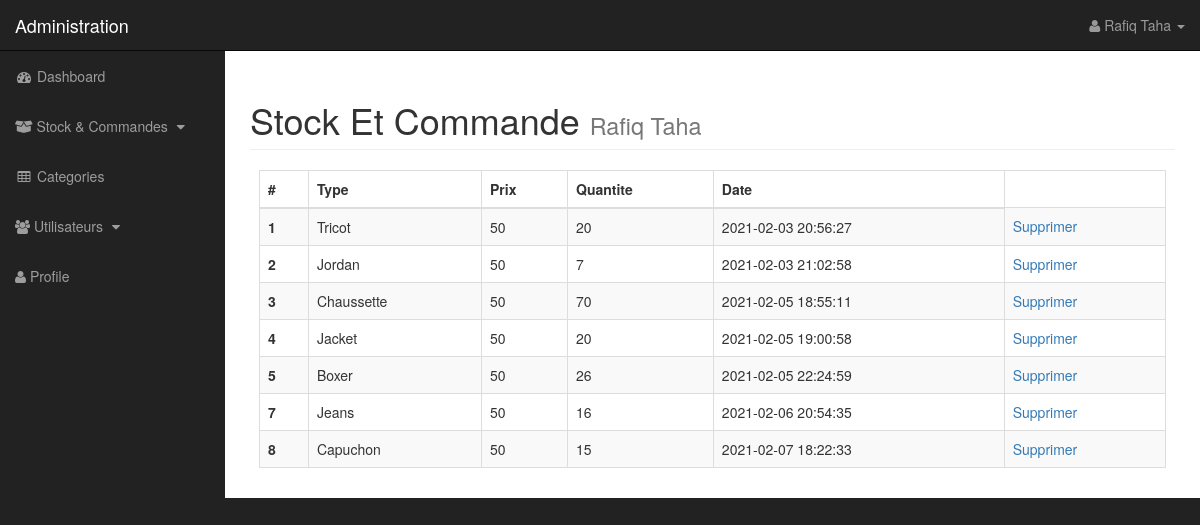
/stock_produit.php (signed in), run on the app's committed database.
### tables this page shows
CREATE TABLE `stock` (
  `id_produit` int(5) NOT NULL,
  `id_cat` int(5) NOT NULL,
  `prix_achat` int(3) NOT NULL,
  `quantite` int(11) NOT NULL,
  `date` timestamp NOT NULL DEFAULT current_timestamp()
);

CREATE TABLE `category` (
  `id_cat` int(3) NOT NULL,
  `cat_title` varchar(255) NOT NULL,
  `cat_image` text NOT NULL
);

### include/stock.php (the view, shortened to what this page needs)
  <div class="responsive-table">
  <table class="table table-striped table-bordered ">
    <thead>
      <tr>
        <th>#</th>
        <th>Type</th>
        <th>Prix</th>
        <th>Quantite</th>
        <th>Date</th>
      </tr>
    </thead>
    <tbody>
      <?php
      $query = "SELECT * FROM `stock`";
      $select_stock = mysqli_query($db , $query);
      while ($row = mysqli_fetch_array($select_stock)) {
        ?>
        <tr>
          <th><?php echo $row['id_produit'] ?></th>
          <?php
          $id_cat = $row['id_cat'];
          $query = "select cat_title from category WHERE id_cat = {$id_cat}";
          $select_type = mysqli_query($db , $query);
          $row_type = mysqli_fetch_array($select_type);
          ?><td><?php echo $row_type['cat_title'] ?></td>
          <td><?php echo $row['prix_achat'] ?></td>
          <td><?php echo $row['quantite'] ?></td>
          <td><?php echo $row['date'] ?></td>
          <td> <a onClick="javascript: return confirm('voulez vous vraiment suppeimer ce produit ?!');"  href="stock_produit.php?source=achat&delete=<?php echo $row['id_produit']; ?>">Supprimer</a> </td>
        </tr>
        <?php
      }
       ?>
    </tbody>
  </table>
</div>

### include/header.php (shortened to what this page needs)
<!DOCTYPE html>
<html lang="en">
<head>
    <link rel="stylesheet" href="css/style.css">
    <link rel="stylesheet" href="https://cdnjs.cloudflare.com/ajax/libs/font-awesome/5.15.2/css/all.min.css"/>
    <link href="css/bootstrap.min.css" rel="stylesheet">
    <link href="css/sb-admin.css" rel="stylesheet">
    <link href="font-awesome/css/font-awesome.min.css" rel="stylesheet" type="text/css">
</head>
<body>

### stock_produit.php (shortened to what this page needs)
<?php include'include/header.php'; ?>
    <div id="wrapper">
<?php include'include/navigation.php'; ?>
        <div id="page-wrapper">
            <div class="container-fluid">
                <div class="row">
                    <div class="col-lg-12">
                        <h1 class="page-header">
                            Stock Et Commande
                            <small><?php echo $_SESSION['fullname'] ?></small>
                        </h1>
                    </div>
                </div>
            </div>
            <?php
            if (isset($_GET['source'])) {
              $source = $_GET['source'];
            }
            else {
              $source = '';
            }
            switch ($source) {
              default:
              include'include/stock.php';
                break;
            }
            ?>
        </div>
    </div>
</body>
</html>

### include/navigation.php (shortened to what this page needs)
<nav class="navbar navbar-inverse navbar-fixed-top" role="navigation">
    <div class="navbar-header">
        <a class="navbar-brand" href="index.php">Administration</a>
    </div>
    <ul class="nav navbar-right top-nav">
        <li class="dropdown">
            <a href="#" class="dropdown-toggle" data-toggle="dropdown"><i class="fa fa-user"></i> <?php echo $_SESSION['fullname'] ?> <b class="caret"></b></a>
        </li>
    </ul>
    <div class="collapse navbar-collapse navbar-ex1-collapse">
        <ul class="nav navbar-nav side-nav">
            <li>
                <a href="./"><i class="fa fa-fw fa-dashboard"></i> Dashboard</a>
            </li>
            <li>
                <a href="javascript:;" data-toggle="collapse" data-target="#demo"><i class="fas fa-box-open"></i> Stock & Commandes <i class="fa fa-fw fa-caret-down"></i></a>
            </li>
            <li>
                <a href="categories.php"><i class="fa fa-fw fa-table"></i> Categories</a>
            </li>
            <li>
                <a href="javascript:;" data-toggle="collapse" data-target="#users"><i class="fa fa-users"></i> Utilisateurs <i class="fa fa-fw fa-caret-down"></i></a>
            </li>
            <li>
                <a href="profile.php"><i class="fa fa-user"></i> Profile</a>
            </li>
        </ul>
    </div>
</nav>

### css/style.css (style rules this page uses)
.responsive-table { overflow: auto; max-width: 95%; margin: 0 auto; }

### css/sb-admin.css (style rules this page uses)
body { margin-top: 100px; background-color: #222; }
@media (min-width:768px) { body { margin-top: 50px; } }
#wrapper { padding-left: 0; }
#page-wrapper { width: 100%; padding: 0; background-color: #fff; }
@media (min-width:768px) { #wrapper { padding-left: 225px; } }
@media (min-width:768px) { #page-wrapper { padding: 10px; } }
.top-nav { padding: 0 15px; }
.top-nav>li { display: inline-block; float: left; }
.top-nav>li>a { padding-top: 15px; padding-bottom: 15px; line-height: 20px; color: #999; }
@media (min-width:768px) { .side-nav { position: fixed; top: 51px; left: 225px; width: 225px; margin-left: -225px; border: none; border-radius: 0; overflow-y: auto; background-color: #222; } }
@media (min-width:768px) { .side-nav>li>a { width: 225px; } }

### data on the page
stock: id_produit "1", id_cat.cat_title "Tricot", prix_achat "50", quantite "20", date "2021-02-03 20:56:27"
stock: id_produit "2", id_cat.cat_title "Jordan", prix_achat "50", quantite "7", date "2021-02-03 21:02:58"
stock: id_produit "3", id_cat.cat_title "Chaussette", prix_achat "50", quantite "70", date "2021-02-05 18:55:11"
stock: id_produit "4", id_cat.cat_title "Jacket", prix_achat "50", quantite "20", date "2021-02-05 19:00:58"
stock: id_produit "5", id_cat.cat_title "Boxer", prix_achat "50", quantite "26", date "2021-02-05 22:24:59"
stock: id_produit "7", id_cat.cat_title "Jeans", prix_achat "50", quantite "16", date "2021-02-06 20:54:35"
stock: id_produit "8", id_cat.cat_title "Capuchon", prix_achat "50", quantite "15", date "2021-02-07 18:22:33"

### other printed values
$_SESSION['fullname'] "Rafiq Taha"
